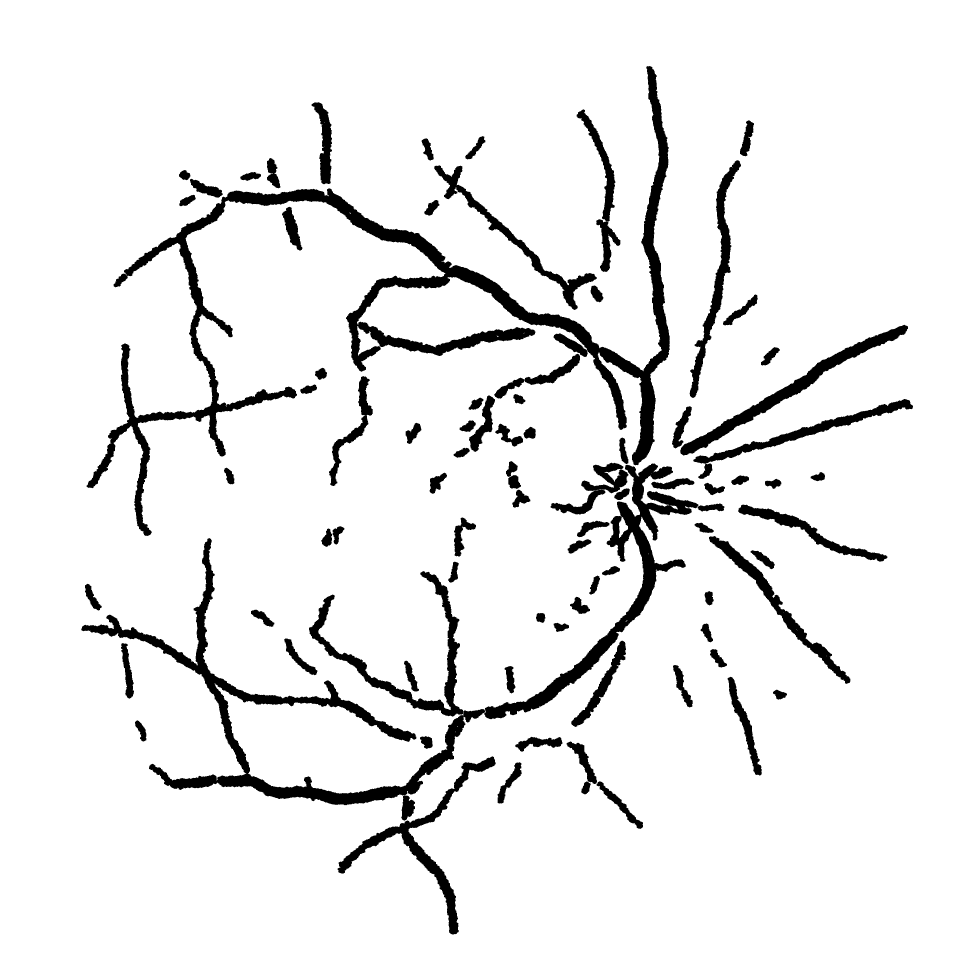
#> input picture image/www.png, 2912 x 2912 px (shown at 1/3 size)
$ python grsph.py   (older library calls are emulated)
#> lines starting #> are read from the running program, lines starting #| are printed output that depends on the picture; after the words box and inside, x2 and y2 are one past the last pixel; in counts of white or black regions, pixels touching at a corner belong together
#> `src = cv2.imread("image/www.png", cv2.THRESH_BINARY)`: src: shape (2912, 2912); 92.5% white; 89 black regions, largest, box (x1, y1, x2, y2) and area: (260, 198, 2009, 1608) 180209, (244, 1614, 1455, 2462) 82924, (1453, 1390, 2095, 2158) 53189
### gabolFilter.py
import numpy as np
import cv2
from skimage.morphology import skeletonize, thin
import imageToBinary
import matplotlib.pyplot as plt
from skimage import img_as_ubyte
# [20 lines left out: function skeletonize5, not called in this run]

def _floodfill(image):
    ret, thresh1 = cv2.threshold(image, 127, 255, cv2.THRESH_BINARY_INV)
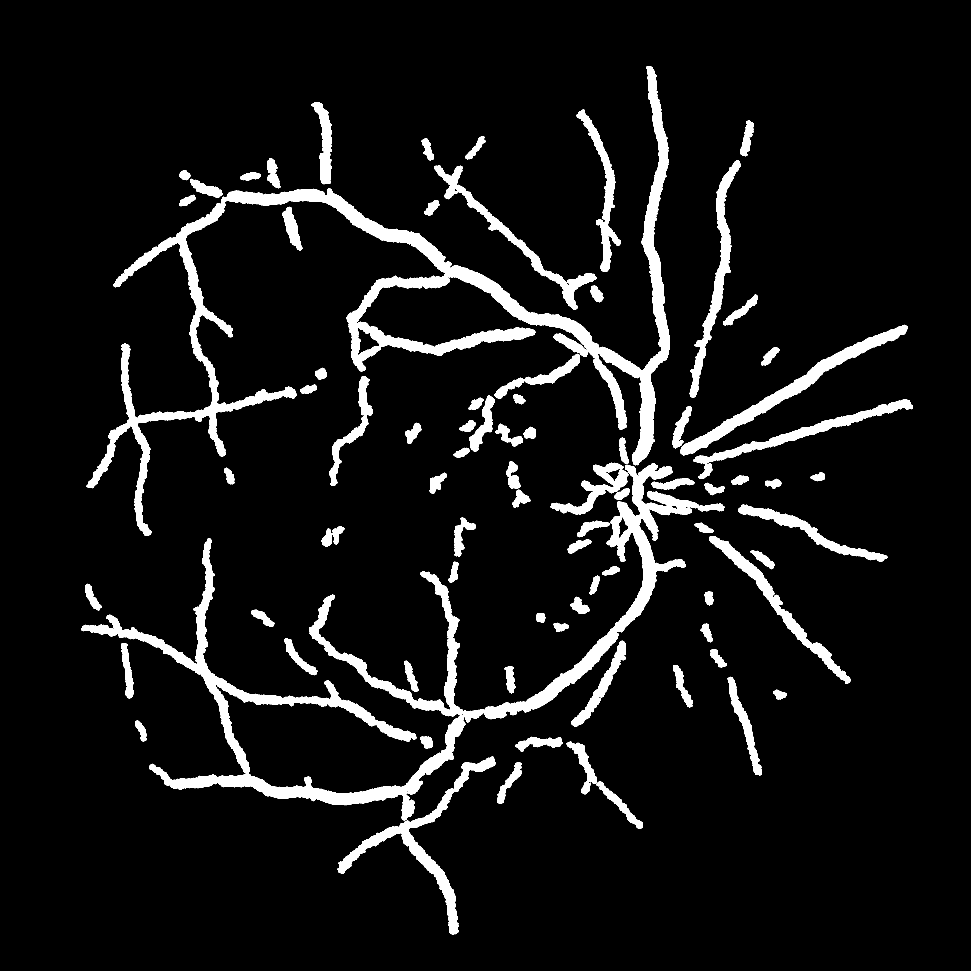
#> thresh1: shape (2912, 2912) (shown at 1/3 size); 7.5% white; 89 white regions, largest, box (x1, y1, x2, y2) and area: (260, 198, 2009, 1608) 180209, (244, 1614, 1455, 2462) 82924, (1453, 1390, 2095, 2158) 53189
    # b = imageToBinary.extract_bv(src)
    bw = np.asarray(thresh1, dtype=np.bool)
    skeleton = skeletonize(bw)
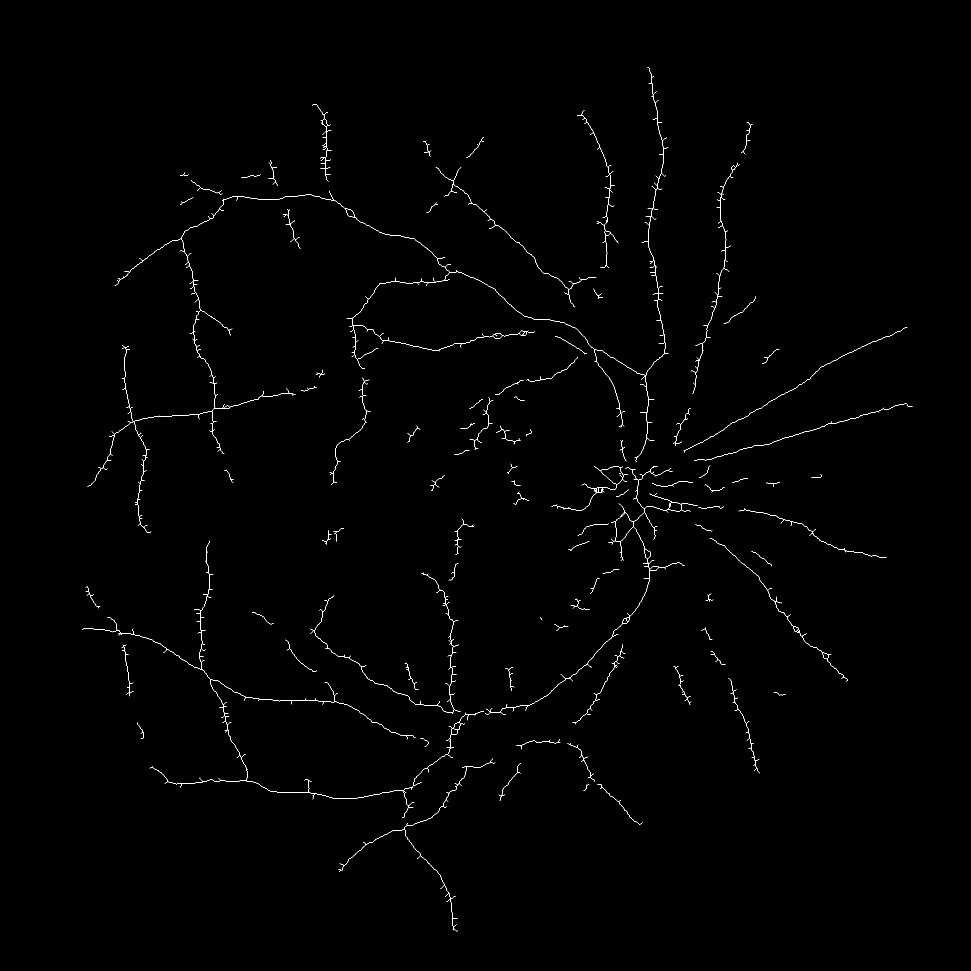
#> skeleton: shape (2912, 2912) bool (shown at 1/3 size); 0.37% white in thin lines or dots, all inside (x1, y1, x2, y2) = (246, 202, 2738, 2794)

    # [6 lines of commented-out code are left out]
    if __name__ == "__main__":
        fig, axes = plt.subplots(2, 2, figsize=(8, 8), sharex=True, sharey=True)
        ax = axes.ravel()
        ax[0].imshow(image, cmap=plt.cm.gray, interpolation='nearest')
        ax[0].set_title('original')
        ax[0].axis('off')
        ax[1].imshow(skeleton, cmap=plt.cm.gray, interpolation='nearest')
        ax[1].set_title('skeleton')
        ax[1].axis('off')

        fig.tight_layout()
        plt.show()
    return skeleton

# [12 lines that do not run on import are left out]
    # cv2.waitKey()

### grsph.py
import mahotas as mh
import networkx as nx
import numpy as np
import gabolFilter
import cv2
import matplotlib.pyplot as plt
def C8skeleton_to_graph(skeletonC8):
    # images processing: extraction of branchedpoints, end-points, edges
#> (the run stopped early here; a loop or call above may not have finished)
